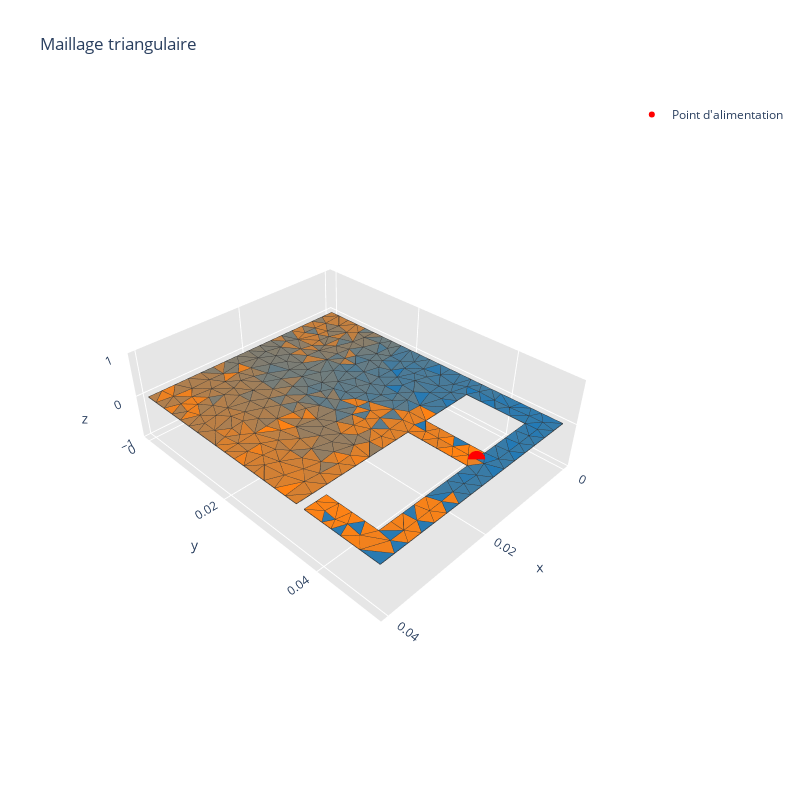

Notebook code cell kept with this figure:
### Code cell
mesh = tr.triangulate(ifa_antenna, 'pq30a0.000005Dj')

nbr_of_points = mesh['vertices'].shape[0]
nbr_of_triangles = mesh['triangles'].shape[0]
print(f"Nombre de points = {nbr_of_points}")
print(f"Nombre de triangles = {nbr_of_triangles}")

triangles = np.zeros((4, nbr_of_triangles), dtype=int)
triangles[:3, :] = mesh['triangles'].T
points = np.zeros((3, nbr_of_points))
points[:2, :] = mesh['vertices'].T

print(f"Matrice points shape = {points.shape}")
print(f"Matrice triangles shape = {triangles.shape}")

feed_point_IFA = [0.016, 0.046, 0]
# feed_point_IFA = [0.004, 0.035, 0]
# feed_point_IFA = [0.016, 0.035, 0]
show_mesh(points, triangles, feed_point_IFA, color="red")  # Change "black" si besoin

### Figure 1 — Plotly figure (JSON) as saved in the notebook; plotly's stock layout.template omitted (floating-point values rounded to 4 significant figures; data arrays with more than 128 entries replaced by an {"elided": "..."} marker saying what was removed)
{"data": [{"facecolor": {"elided": "543 str values"}, "i": {"elided": "543 int values"}, "j": {"elided": "543 int values"}, "k": {"elided": "543 int values"}, "name": "", "type": "mesh3d", "x": {"elided": "329 float values"}, "y": {"elided": "329 float values"}, "z": {"elided": "329 int values"}}, {"line": {"color": "rgb(50, 50, 50)", "width": 1.5}, "mode": "lines", "showlegend": false, "type": "scatter3d", "x": {"elided": "2715 float values"}, "y": {"elided": "2715 float values"}, "z": {"elided": "2715 int values"}}, {"marker": {"color": "red", "opacity": 1, "size": 6}, "mode": "markers", "name": "Point d'alimentation", "type": "scatter3d", "x": [0.016], "y": [0.046], "z": [0]}], "layout": {"height": 800, "scene": {"aspectratio": {"x": 0.8, "y": 1, "z": 0.3}, "xaxis": {"backgroundcolor": "rgb(230, 230, 230)", "gridcolor": "rgb(255, 255, 255)", "showbackground": true, "zerolinecolor": "rgb(255, 255, 255)"}, "yaxis": {"backgroundcolor": "rgb(230, 230, 230)", "gridcolor": "rgb(255, 255, 255)", "showbackground": true, "zerolinecolor": "rgb(255, 255, 255)"}, "zaxis": {"backgroundcolor": "rgb(230, 230, 230)", "gridcolor": "rgb(255, 255, 255)", "showbackground": true, "zerolinecolor": "rgb(255, 255, 255)"}}, "title": {"text": "Maillage triangulaire"}, "width": 800}}
